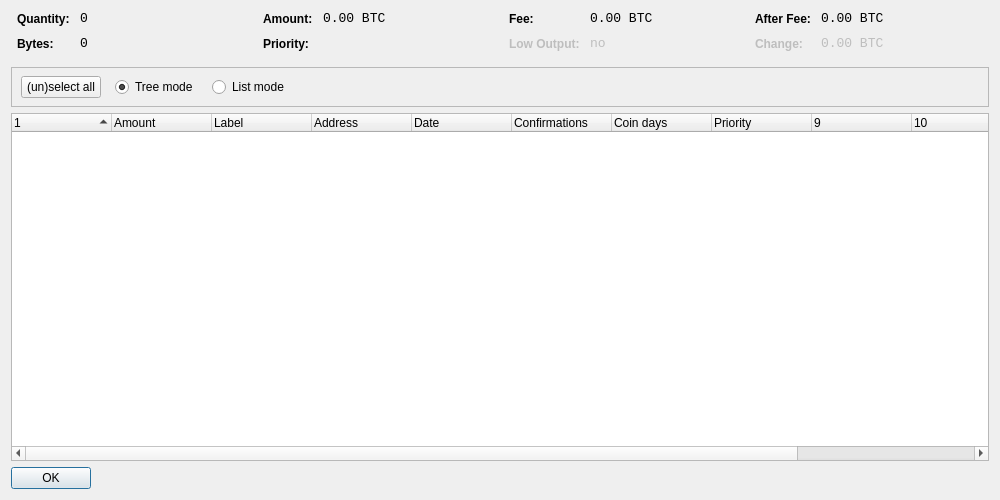
<?xml version="1.0" encoding="UTF-8"?>
<ui version="4.0">
 <class>CoinControlDialog</class>
 <widget class="QDialog" name="CoinControlDialog">
  <property name="geometry">
   <rect>
    <x>0</x>
    <y>0</y>
    <width>1000</width>
    <height>500</height>
   </rect>
  </property>
  <property name="windowTitle">
   <string>Coin Control</string>
  </property>
  <layout class="QVBoxLayout" name="verticalLayout">
   <item>
    <layout class="QHBoxLayout" name="horizontalLayoutTop" stretch="0,0,0,0">
     <property name="topMargin">
      <number>0</number>
     </property>
     <property name="bottomMargin">
      <number>10</number>
     </property>
     <item>
      <layout class="QFormLayout" name="formLayoutCoinControl1">
       <property name="horizontalSpacing">
        <number>10</number>
       </property>
       <property name="verticalSpacing">
        <number>10</number>
       </property>
       <property name="leftMargin">
        <number>6</number>
       </property>
       <property name="rightMargin">
        <number>6</number>
       </property>
       <item row="0" column="0">
        <widget class="QLabel" name="labelCoinControlQuantityText">
         <property name="styleSheet">
          <string notr="true">font-weight:bold;</string>
         </property>
         <property name="text">
          <string>Quantity:</string>
         </property>
        </widget>
       </item>
       <item row="0" column="1">
        <widget class="QLabel" name="labelCoinControlQuantity">
         <property name="font">
          <font>
           <family>Monospace</family>
           <pointsize>10</pointsize>
          </font>
         </property>
         <property name="cursor">
          <cursorShape>IBeamCursor</cursorShape>
         </property>
         <property name="contextMenuPolicy">
          <enum>Qt::ActionsContextMenu</enum>
         </property>
         <property name="text">
          <string>0</string>
         </property>
         <property name="textInteractionFlags">
          <set>Qt::LinksAccessibleByMouse|Qt::TextSelectableByKeyboard|Qt::TextSelectableByMouse</set>
         </property>
        </widget>
       </item>
       <item row="1" column="0">
        <widget class="QLabel" name="labelCoinControlBytesText">
         <property name="styleSheet">
          <string notr="true">font-weight:bold;</string>
         </property>
         <property name="text">
          <string>Bytes:</string>
         </property>
        </widget>
       </item>
       <item row="1" column="1">
        <widget class="QLabel" name="labelCoinControlBytes">
         <property name="font">
          <font>
           <family>Monospace</family>
           <pointsize>10</pointsize>
          </font>
         </property>
         <property name="cursor">
          <cursorShape>IBeamCursor</cursorShape>
         </property>
         <property name="contextMenuPolicy">
          <enum>Qt::ActionsContextMenu</enum>
         </property>
         <property name="text">
          <string>0</string>
         </property>
         <property name="textInteractionFlags">
          <set>Qt::LinksAccessibleByMouse|Qt::TextSelectableByKeyboard|Qt::TextSelectableByMouse</set>
         </property>
        </widget>
       </item>
      </layout>
     </item>
     <item>
      <layout class="QFormLayout" name="formLayoutCoinControl2">
       <property name="horizontalSpacing">
        <number>10</number>
       </property>
       <property name="verticalSpacing">
        <number>10</number>
       </property>
       <property name="leftMargin">
        <number>6</number>
       </property>
       <property name="rightMargin">
        <number>6</number>
       </property>
       <item row="0" column="0">
        <widget class="QLabel" name="labelCoinControlAmountText">
         <property name="styleSheet">
          <string notr="true">font-weight:bold;</string>
         </property>
         <property name="text">
          <string>Amount:</string>
         </property>
        </widget>
       </item>
       <item row="0" column="1">
        <widget class="QLabel" name="labelCoinControlAmount">
         <property name="font">
          <font>
           <family>Monospace</family>
           <pointsize>10</pointsize>
          </font>
         </property>
         <property name="cursor">
          <cursorShape>IBeamCursor</cursorShape>
         </property>
         <property name="contextMenuPolicy">
          <enum>Qt::ActionsContextMenu</enum>
         </property>
         <property name="text">
          <string>0.00 BTC</string>
         </property>
         <property name="textInteractionFlags">
          <set>Qt::LinksAccessibleByMouse|Qt::TextSelectableByKeyboard|Qt::TextSelectableByMouse</set>
         </property>
        </widget>
       </item>
       <item row="1" column="0">
        <widget class="QLabel" name="labelCoinControlPriorityText">
         <property name="styleSheet">
          <string notr="true">font-weight:bold;</string>
         </property>
         <property name="text">
          <string>Priority:</string>
         </property>
        </widget>
       </item>
       <item row="1" column="1">
        <widget class="QLabel" name="labelCoinControlPriority">
         <property name="font">
          <font>
           <family>Monospace</family>
           <pointsize>10</pointsize>
          </font>
         </property>
         <property name="cursor">
          <cursorShape>IBeamCursor</cursorShape>
         </property>
         <property name="contextMenuPolicy">
          <enum>Qt::ActionsContextMenu</enum>
         </property>
         <property name="text">
          <string/>
         </property>
         <property name="textInteractionFlags">
          <set>Qt::LinksAccessibleByMouse|Qt::TextSelectableByKeyboard|Qt::TextSelectableByMouse</set>
         </property>
        </widget>
       </item>
      </layout>
     </item>
     <item>
      <layout class="QFormLayout" name="formLayoutCoinControl3">
       <property name="horizontalSpacing">
        <number>10</number>
       </property>
       <property name="verticalSpacing">
        <number>10</number>
       </property>
       <property name="leftMargin">
        <number>6</number>
       </property>
       <property name="rightMargin">
        <number>6</number>
       </property>
       <item row="0" column="0">
        <widget class="QLabel" name="labelCoinControlFeeText">
         <property name="styleSheet">
          <string notr="true">font-weight:bold;</string>
         </property>
         <property name="text">
          <string>Fee:</string>
         </property>
        </widget>
       </item>
       <item row="0" column="1">
        <widget class="QLabel" name="labelCoinControlFee">
         <property name="font">
          <font>
           <family>Monospace</family>
           <pointsize>10</pointsize>
          </font>
         </property>
         <property name="cursor">
          <cursorShape>IBeamCursor</cursorShape>
         </property>
         <property name="contextMenuPolicy">
          <enum>Qt::ActionsContextMenu</enum>
         </property>
         <property name="text">
          <string>0.00 BTC</string>
         </property>
         <property name="textInteractionFlags">
          <set>Qt::LinksAccessibleByMouse|Qt::TextSelectableByKeyboard|Qt::TextSelectableByMouse</set>
         </property>
        </widget>
       </item>
       <item row="1" column="0">
        <widget class="QLabel" name="labelCoinControlLowOutputText">
         <property name="enabled">
          <bool>false</bool>
         </property>
         <property name="styleSheet">
          <string notr="true">font-weight:bold;</string>
         </property>
         <property name="text">
          <string>Low Output:</string>
         </property>
        </widget>
       </item>
       <item row="1" column="1">
        <widget class="QLabel" name="labelCoinControlLowOutput">
         <property name="enabled">
          <bool>false</bool>
         </property>
         <property name="font">
          <font>
           <family>Monospace</family>
           <pointsize>10</pointsize>
          </font>
         </property>
         <property name="cursor">
          <cursorShape>IBeamCursor</cursorShape>
         </property>
         <property name="contextMenuPolicy">
          <enum>Qt::ActionsContextMenu</enum>
         </property>
         <property name="text">
          <string>no</string>
         </property>
         <property name="textInteractionFlags">
          <set>Qt::LinksAccessibleByMouse|Qt::TextSelectableByKeyboard|Qt::TextSelectableByMouse</set>
         </property>
        </widget>
       </item>
      </layout>
     </item>
     <item>
      <layout class="QFormLayout" name="formLayoutCoinControl4">
       <property name="horizontalSpacing">
        <number>10</number>
       </property>
       <property name="verticalSpacing">
        <number>10</number>
       </property>
       <property name="leftMargin">
        <number>6</number>
       </property>
       <property name="rightMargin">
        <number>6</number>
       </property>
       <item row="0" column="0">
        <widget class="QLabel" name="labelCoinControlAfterFeeText">
         <property name="styleSheet">
          <string notr="true">font-weight:bold;</string>
         </property>
         <property name="text">
          <string>After Fee:</string>
         </property>
        </widget>
       </item>
       <item row="0" column="1">
        <widget class="QLabel" name="labelCoinControlAfterFee">
         <property name="font">
          <font>
           <family>Monospace</family>
           <pointsize>10</pointsize>
          </font>
         </property>
         <property name="cursor">
          <cursorShape>IBeamCursor</cursorShape>
         </property>
         <property name="contextMenuPolicy">
          <enum>Qt::ActionsContextMenu</enum>
         </property>
         <property name="text">
          <string>0.00 BTC</string>
         </property>
         <property name="textInteractionFlags">
          <set>Qt::LinksAccessibleByMouse|Qt::TextSelectableByKeyboard|Qt::TextSelectableByMouse</set>
         </property>
        </widget>
       </item>
       <item row="1" column="0">
        <widget class="QLabel" name="labelCoinControlChangeText">
         <property name="enabled">
          <bool>false</bool>
         </property>
         <property name="styleSheet">
          <string notr="true">font-weight:bold;</string>
         </property>
         <property name="text">
          <string>Change:</string>
         </property>
        </widget>
       </item>
       <item row="1" column="1">
        <widget class="QLabel" name="labelCoinControlChange">
         <property name="enabled">
          <bool>false</bool>
         </property>
         <property name="font">
          <font>
           <family>Monospace</family>
           <pointsize>10</pointsize>
          </font>
         </property>
         <property name="cursor">
          <cursorShape>IBeamCursor</cursorShape>
         </property>
         <property name="contextMenuPolicy">
          <enum>Qt::ActionsContextMenu</enum>
         </property>
         <property name="text">
          <string>0.00 BTC</string>
         </property>
         <property name="textInteractionFlags">
          <set>Qt::LinksAccessibleByMouse|Qt::TextSelectableByKeyboard|Qt::TextSelectableByMouse</set>
         </property>
        </widget>
       </item>
      </layout>
     </item>
    </layout>
   </item>
   <item>
    <widget class="QFrame" name="frame">
     <property name="minimumSize">
      <size>
       <width>0</width>
       <height>40</height>
      </size>
     </property>
     <property name="frameShape">
      <enum>QFrame::StyledPanel</enum>
     </property>
     <property name="frameShadow">
      <enum>QFrame::Sunken</enum>
     </property>
     <widget class="QWidget" name="horizontalLayoutWidget">
      <property name="geometry">
       <rect>
        <x>10</x>
        <y>0</y>
        <width>781</width>
        <height>41</height>
       </rect>
      </property>
      <layout class="QHBoxLayout" name="horizontalLayoutPanel" stretch="0,0,0,0">
       <property name="spacing">
        <number>14</number>
       </property>
       <item>
        <widget class="QPushButton" name="pushButtonSelectAll">
         <property name="sizePolicy">
          <sizepolicy hsizetype="Maximum" vsizetype="Fixed">
           <horstretch>0</horstretch>
           <verstretch>0</verstretch>
          </sizepolicy>
         </property>
         <property name="text">
          <string>(un)select all</string>
         </property>
        </widget>
       </item>
       <item>
        <widget class="QRadioButton" name="radioTreeMode">
         <property name="sizePolicy">
          <sizepolicy hsizetype="Maximum" vsizetype="Fixed">
           <horstretch>0</horstretch>
           <verstretch>0</verstretch>
          </sizepolicy>
         </property>
         <property name="text">
          <string>Tree mode</string>
         </property>
         <property name="checked">
          <bool>true</bool>
         </property>
        </widget>
       </item>
       <item>
        <widget class="QRadioButton" name="radioListMode">
         <property name="sizePolicy">
          <sizepolicy hsizetype="Maximum" vsizetype="Fixed">
           <horstretch>0</horstretch>
           <verstretch>0</verstretch>
          </sizepolicy>
         </property>
         <property name="text">
          <string>List mode</string>
         </property>
        </widget>
       </item>
       <item>
        <spacer name="horizontalSpacer">
         <property name="orientation">
          <enum>Qt::Horizontal</enum>
         </property>
         <property name="sizeHint" stdset="0">
          <size>
           <width>40</width>
           <height>20</height>
          </size>
         </property>
        </spacer>
       </item>
      </layout>
     </widget>
    </widget>
   </item>
   <item>
    <widget class="CoinControlTreeWidget" name="treeWidget">
     <property name="contextMenuPolicy">
      <enum>Qt::CustomContextMenu</enum>
     </property>
     <property name="sortingEnabled">
      <bool>false</bool>
     </property>
     <property name="columnCount">
      <number>12</number>
     </property>
     <attribute name="headerShowSortIndicator" stdset="0">
      <bool>true</bool>
     </attribute>
     <attribute name="headerStretchLastSection">
      <bool>false</bool>
     </attribute>
     <column>
      <property name="text">
       <string/>
      </property>
     </column>
     <column>
      <property name="text">
       <string>Amount</string>
      </property>
     </column>
     <column>
      <property name="text">
       <string notr="true">Label</string>
      </property>
     </column>
     <column>
      <property name="text">
       <string>Address</string>
      </property>
     </column>
     <column>
      <property name="text">
       <string>Date</string>
      </property>
     </column>
     <column>
      <property name="text">
       <string>Confirmations</string>
      </property>
      <property name="toolTip">
       <string>Confirmed</string>
      </property>
     </column>
     <column>
      <property name="text">
       <string>Coin days</string>
      </property>
     </column>
     <column>
      <property name="text">
       <string>Priority</string>
      </property>
     </column>
     <column>
      <property name="text">
       <string/>
      </property>
     </column>
     <column>
      <property name="text">
       <string/>
      </property>
     </column>
     <column>
      <property name="text">
       <string/>
      </property>
     </column>
     <column>
      <property name="text">
       <string/>
      </property>
     </column>
    </widget>
   </item>
   <item>
    <widget class="QDialogButtonBox" name="buttonBox">
     <property name="sizePolicy">
      <sizepolicy hsizetype="Maximum" vsizetype="Fixed">
       <horstretch>0</horstretch>
       <verstretch>0</verstretch>
      </sizepolicy>
     </property>
     <property name="orientation">
      <enum>Qt::Horizontal</enum>
     </property>
     <property name="standardButtons">
      <set>QDialogButtonBox::Ok</set>
     </property>
    </widget>
   </item>
  </layout>
 </widget>
 <customwidgets>
  <customwidget>
   <class>CoinControlTreeWidget</class>
   <extends>QTreeWidget</extends>
   <header>coincontroltreewidget.h</header>
  </customwidget>
 </customwidgets>
 <resources/>
 <connections/>
</ui>
